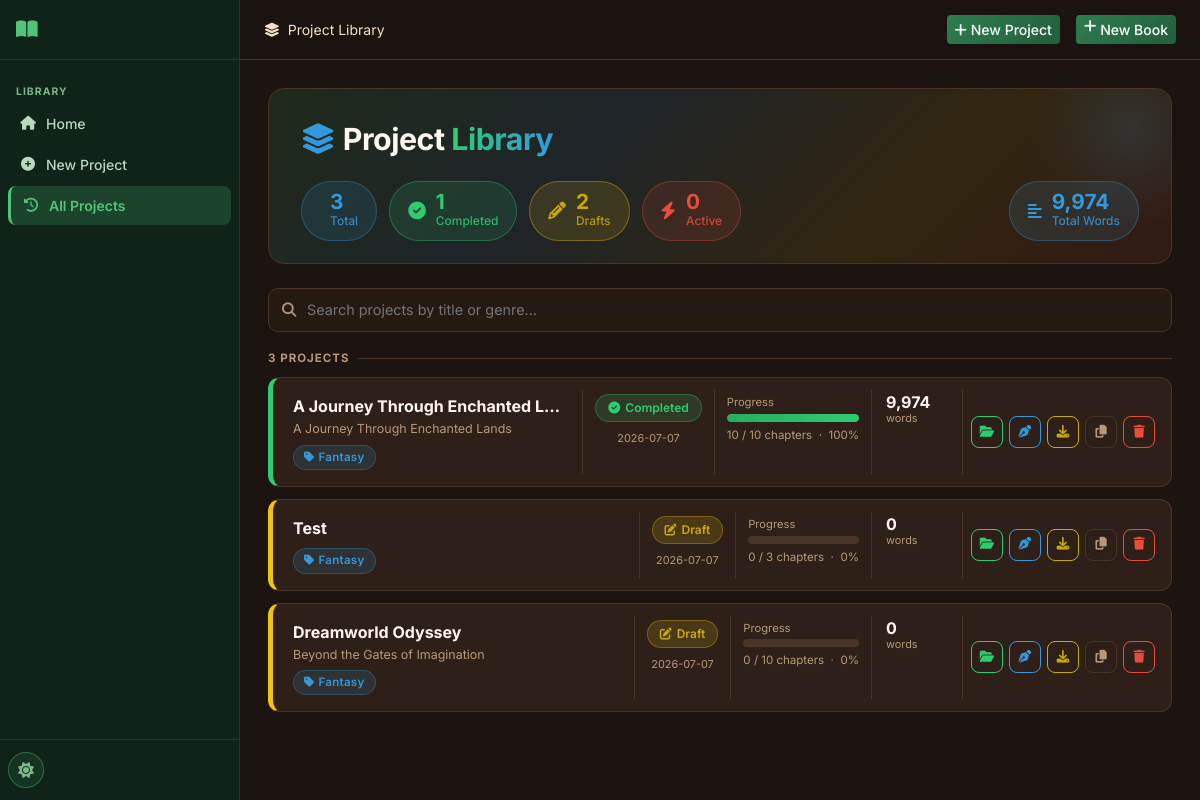
Before: /history with the older database file.
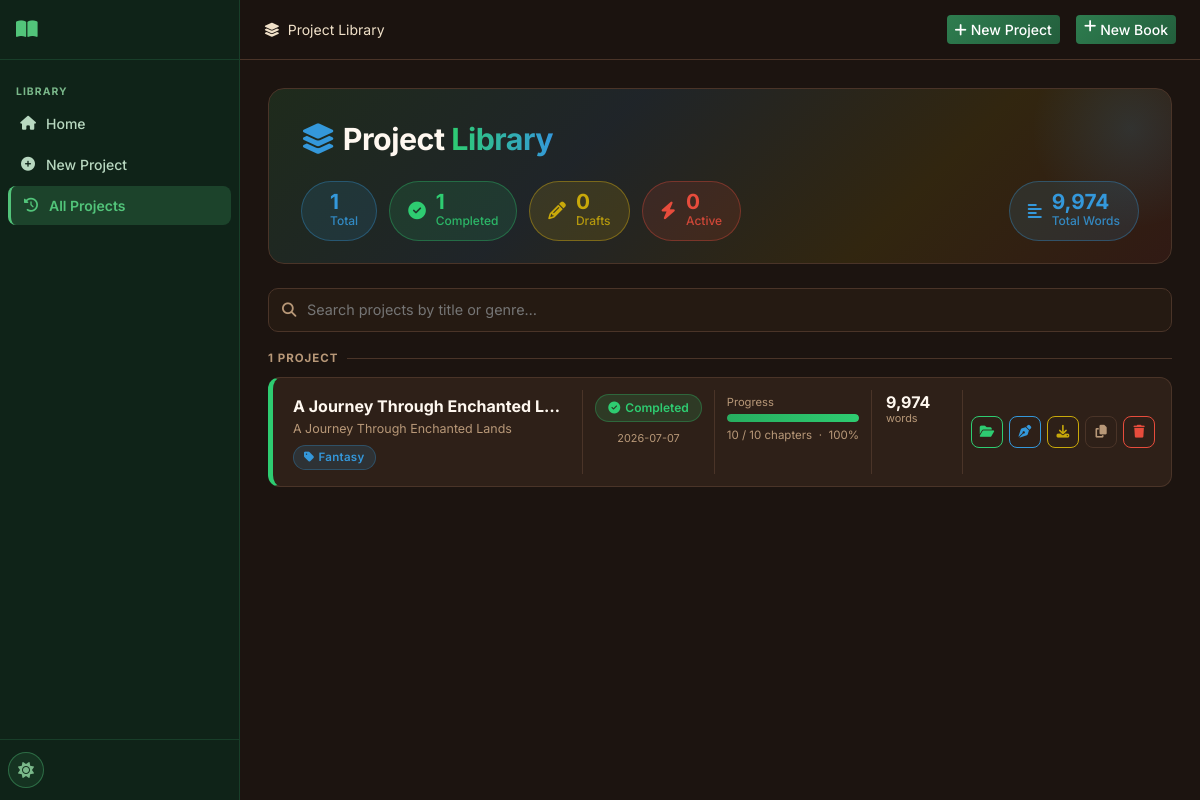
After: the same page with the newer database file.
### tables this page shows
CREATE TABLE projects (
    id INTEGER PRIMARY KEY AUTOINCREMENT,
    title TEXT NOT NULL,
    subtitle TEXT DEFAULT '',
    genre TEXT DEFAULT 'Fantasy',
    audience TEXT DEFAULT 'Adult',
    description TEXT DEFAULT '',
    language TEXT DEFAULT 'English',
    story_type TEXT DEFAULT 'Novel',
    writing_style TEXT DEFAULT 'Descriptive',
    point_of_view TEXT DEFAULT 'Third Person Limited',
    tense TEXT DEFAULT 'Past',
    tone TEXT DEFAULT 'Adventurous',
    num_chapters INTEGER DEFAULT 10,
    words_per_chapter INTEGER DEFAULT 2000,
    creativity_level TEXT DEFAULT 'balanced',
    temperature REAL DEFAULT 0.7,
    top_p REAL DEFAULT 0.9,
    max_tokens INTEGER DEFAULT 4096,
    status TEXT DEFAULT 'draft',
    current_chapter INTEGER DEFAULT 0,
    total_words INTEGER DEFAULT 0,
    cover_prompt TEXT DEFAULT '',
    include_images INTEGER DEFAULT 0,
    images_per_chapter INTEGER DEFAULT 1,
    image_style TEXT DEFAULT 'Realistic',
    created_at TIMESTAMP DEFAULT CURRENT_TIMESTAMP,
    updated_at TIMESTAMP DEFAULT CURRENT_TIMESTAMP
);

### routes/main.py (the view)
@bp.route('/history')
def history():
    db = get_db()
    projects = db.execute('SELECT * FROM projects ORDER BY updated_at DESC').fetchall()
    return render_template('history.html', projects=projects)

### database/__init__.py (called while the page is built)
def get_db():
    if 'db' not in g:
        db_path = current_app.config['DATABASE']
        os.makedirs(os.path.dirname(db_path), exist_ok=True)
        g.db = sqlite3.connect(db_path)
        g.db.row_factory = sqlite3.Row
        g.db.execute('PRAGMA foreign_keys = ON')
        g.db.execute('PRAGMA journal_mode = WAL')
    return g.db

### utils/helpers.py (called while the page is built)
def get_setting(db, key, default=''):
    row = db.execute('SELECT value FROM settings WHERE key = ?', (key,)).fetchone()
    return row['value'] if row else default

### templates/history.html (shortened to what the changed rows need)
{% extends "base.html" %}
{% block content %}
{% set total     = projects | length %}
{% set completed = projects | selectattr('status', 'equalto', 'completed') | list | length %}
{% set drafts    = projects | selectattr('status', 'equalto', 'draft')     | list | length %}
{% set active    = projects | rejectattr('status', 'in', ['completed','draft']) | list | length %}
{% set total_words = projects | sum(attribute='total_words') %}
<div class="lib-hero">
  <div class="lib-hero-title"><i class="fas fa-layer-group me-2" style="color:var(--hl-blue)"></i>Project <span>Library</span></div>
  <div class="stat-pills">
    <div class="stat-pill sp-blue">
      <div><div class="sp-num">{{ total }}</div><div class="sp-label">Total</div></div>
    </div>
    <div class="stat-pill sp-lemon">
      <div><div class="sp-num">{{ drafts }}</div><div class="sp-label">Drafts</div></div>
    </div>
  </div>
</div>
{% if projects %}
<div class="lib-search-wrap">
  <i class="fas fa-search"></i>
  <input class="lib-search" id="libSearch" type="text" placeholder="Search projects by title or genre…" oninput="filterCards()">
</div>
<div class="lib-section-label">{{ total }} Project{{ 's' if total != 1 }}</div>
<div class="project-cards" id="projectCards">
  {% for p in projects %}
  {% set pct = (p.current_chapter / p.num_chapters * 100) | int if p.num_chapters else 0 %}
  {% set sc = 'sc-' + p.status if p.status in ['completed','draft','generating','paused'] else 'sc-default' %}
  {% set pb = 'pb-' + p.status if p.status in ['completed','draft','generating','paused'] else 'pb-default' %}
  <div class="pcard status-{{ p.status }}" data-title="{{ p.title | lower }}" data-genre="{{ p.genre | lower }}">
    <div class="pcard-main">
      <div class="pcard-title">{{ p.title }}</div>
      {% if p.subtitle %}<div class="pcard-subtitle">{{ p.subtitle }}</div>{% endif %}
      <div class="genre-chip"><i class="fas fa-tag me-1"></i>{{ p.genre }}</div>
    </div>
    <div class="pcard-meta">
      <span class="status-chip {{ sc }}">
        {% if p.status == 'completed' %}<i class="fas fa-check-circle"></i>
        {% elif p.status == 'generating' %}<i class="fas fa-spinner fa-spin"></i>
        {% elif p.status == 'paused' %}<i class="fas fa-pause-circle"></i>
        {% else %}<i class="fas fa-edit"></i>{% endif %}
        {{ p.status | title }}
      </span>
      <div class="stat-unit mt-1">{{ p.updated_at[:10] }}</div>
    </div>
    <div class="pcard-prog">
      <div class="lib-prog-label">Progress</div>
      <div class="lib-progress">
        <div class="lib-progress-bar {{ pb }}" style="width:{{ pct }}%"></div>
      </div>
      <div class="lib-pct">{{ p.current_chapter }} / {{ p.num_chapters }} chapters &nbsp;·&nbsp; {{ pct }}%</div>
    </div>
    <div class="pcard-stats">
      <div>
        <div class="stat-num">{{ '{:,}'.format(p.total_words) }}</div>
        <div class="stat-unit">words</div>
      </div>
    </div>
    <div class="pcard-acts">
      <a href="{{ url_for('projects.project_detail', project_id=p.id) }}" class="act-btn act-green" title="Open project">
        <i class="fas fa-folder-open"></i>
      </a>
      <a href="{{ url_for('editor.editor_page', project_id=p.id) }}" class="act-btn act-blue" title="Open editor">
        <i class="fas fa-pen-nib"></i>
      </a>
      <a href="{{ url_for('exports.export_page', project_id=p.id) }}" class="act-btn act-lemon" title="Export">
        <i class="fas fa-download"></i>
      </a>
      <form method="POST" action="{{ url_for('projects.duplicate_project', project_id=p.id) }}" style="display:inline">
        <button type="submit" class="act-btn act-neutral" title="Duplicate">
          <i class="fas fa-copy"></i>
        </button>
      </form>
      <button class="act-btn act-red" onclick="confirmDelete({{ p.id }}, '{{ p.title | e }}')" title="Delete">
        <i class="fas fa-trash"></i>
      </button>
    </div>
  </div>
  {% endfor %}
</div>
{% endif %}
{% endblock %}

Changed rows visible on the page:
removed projects: title "Test", genre "Fantasy", status "Draft", updated_at "2026-07-07", current_chapter "0", num_chapters "3", pct "0", total_words "0"
removed projects: title "Dreamworld Odyssey", subtitle "Beyond the Gates of Imagination", genre "Fantasy", status "Draft", updated_at "2026-07-07", current_chapter "0", num_chapters "10", pct "0", total_words "0"
Other visible differences:
{{ total }}: "3" → "1"
{{ drafts }}: "2" → "0"
{{ 's' if total != 1 }}: "S" → (not shown)
